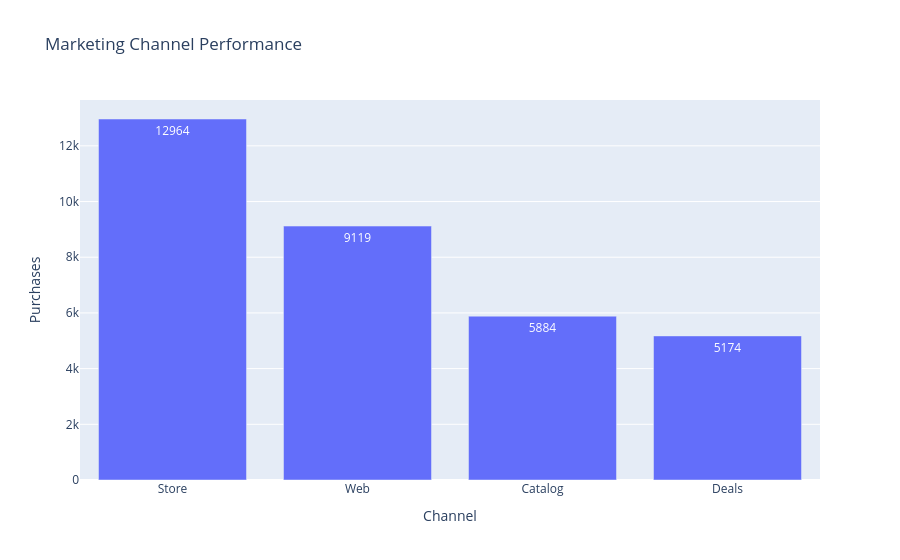

The cell this chart's notebook holds for it:
### Code cell
fig = px.bar( channel_df, x='Channel', y='Purchases',title='Marketing Channel Performance',text='Purchases')
fig.show()

### Figure 1 — Plotly figure (JSON) as saved in the notebook; plotly's stock layout.template omitted (floating-point values rounded to 4 significant figures)
{"data": [{"alignmentgroup": "True", "hovertemplate": "Channel=%{x}<br>Purchases=%{text}<extra></extra>", "legendgroup": "", "marker": {"color": "#636efa", "pattern": {"shape": ""}}, "name": "", "offsetgroup": "", "orientation": "v", "showlegend": false, "text": [12964, 9119, 5884, 5174], "textposition": "auto", "type": "bar", "x": ["Store", "Web", "Catalog", "Deals"], "xaxis": "x", "y": [12964, 9119, 5884, 5174], "yaxis": "y"}], "layout": {"barmode": "relative", "legend": {"tracegroupgap": 0}, "title": {"text": "Marketing Channel Performance"}, "xaxis": {"anchor": "y", "domain": [0, 1], "title": {"text": "Channel"}}, "yaxis": {"anchor": "x", "domain": [0, 1], "title": {"text": "Purchases"}}}}
